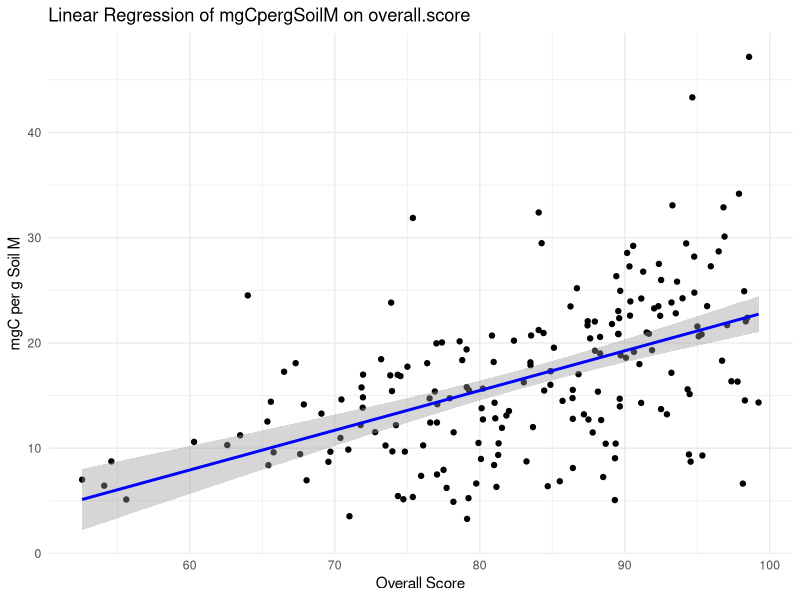
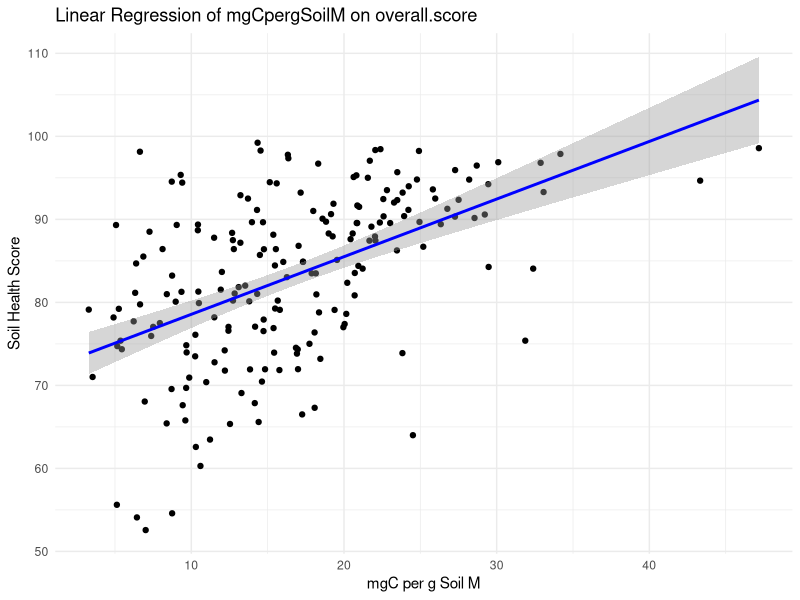
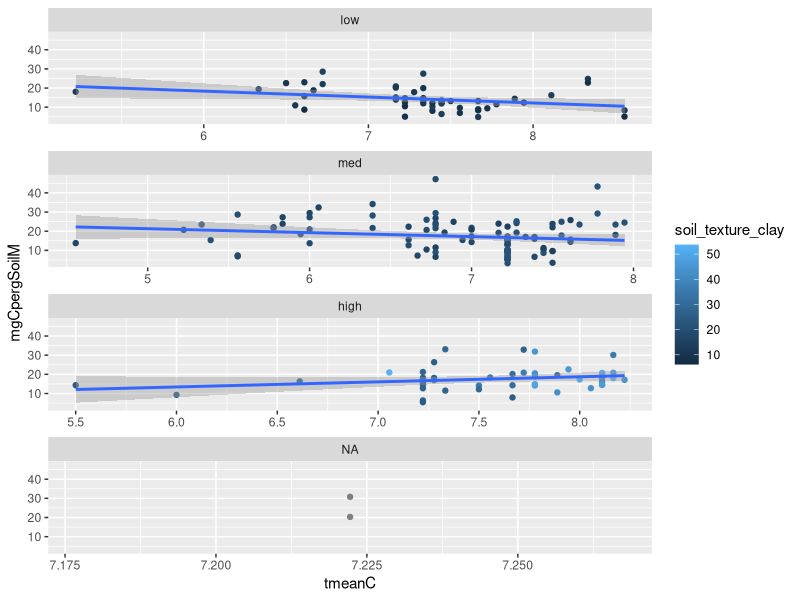
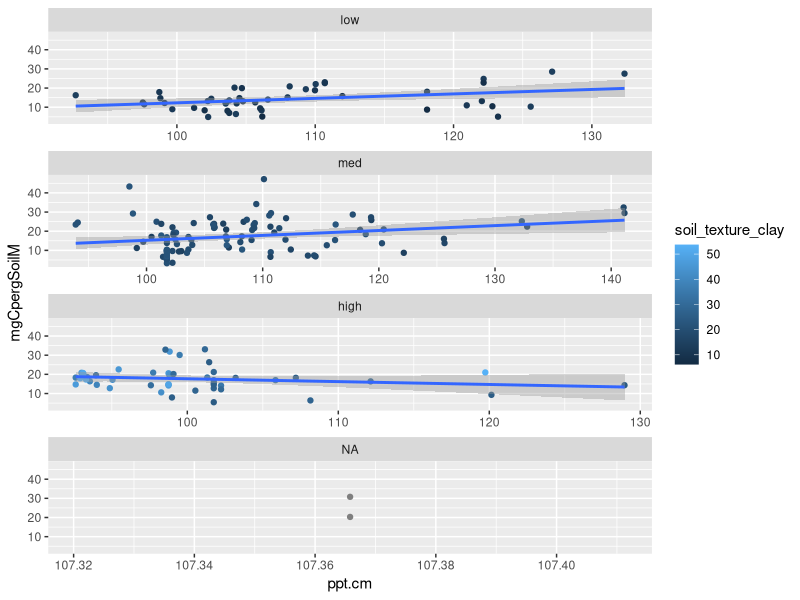
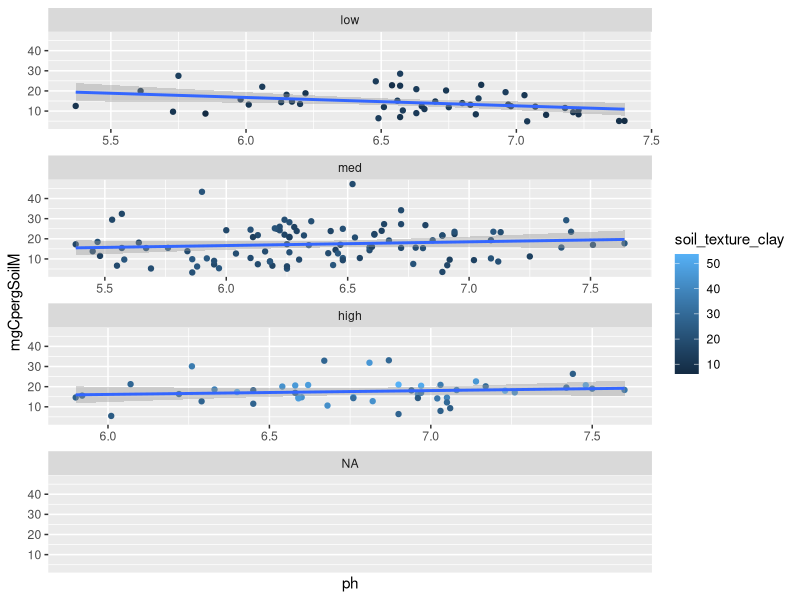
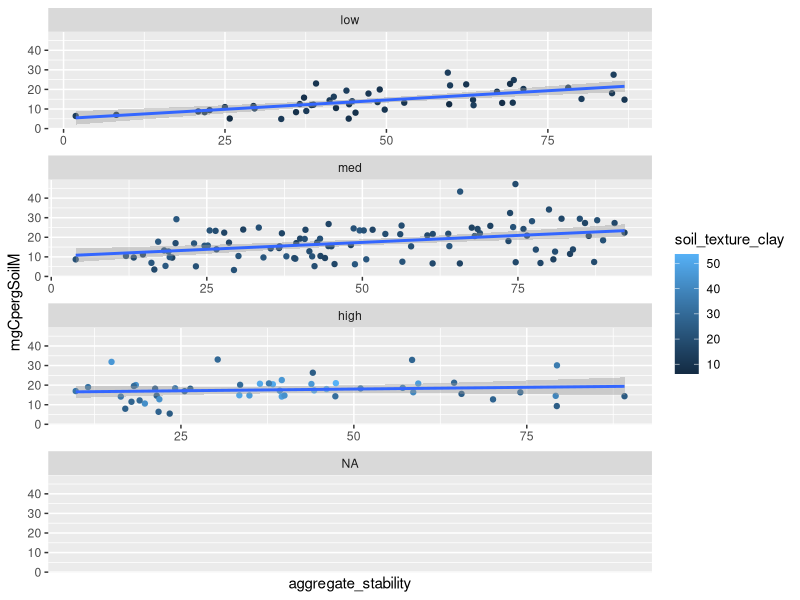
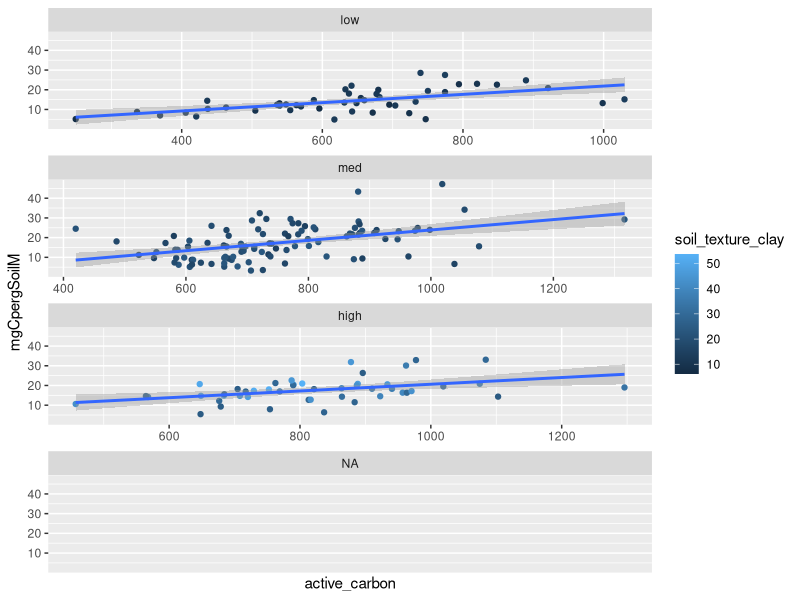
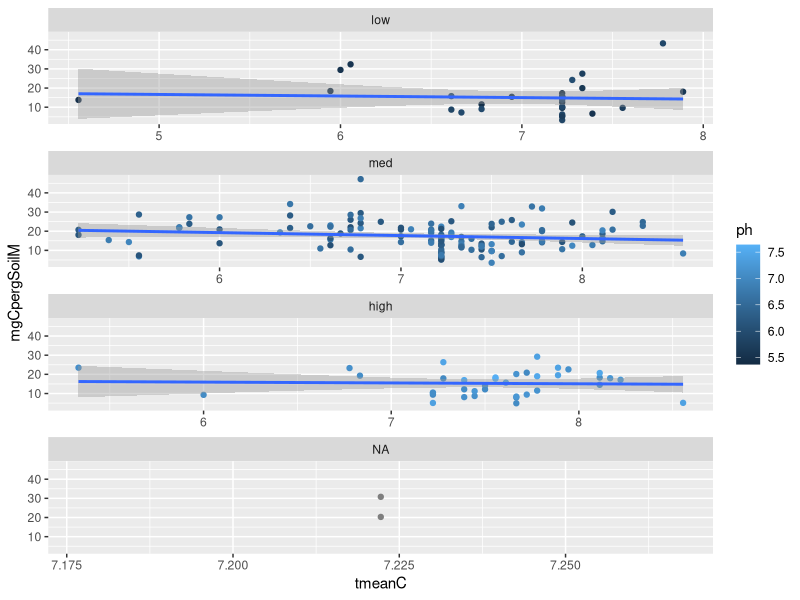

R code for these plots, in order: (Note: this script raises an error after producing the figures.)
#Analyzing data and Buildin models for response variable MgMAOM

#setwd("/Users/f003833/Documents/GitHub/FracFarmVT") #caitlin
setwd("C:/Users/F004SPC/Documents/GitHub/FracFarmVT") #erin

#load your libraries
library(tidyverse)
library(ggplot2)
library(dplyr)
library(corrplot)
library(nlme)
library(ggeffects)
library(emmeans)

##call in the analytical data
data <- read.csv("data.csv")
view(data)

#soil heath regression

# Perform linear regression
regression_model <- lm(mgCpergSoilM ~ overall.score, data = data)

# Summarize the regression model
summary(regression_model)

# Create a plot with the regression line
ggplot(data, aes(x = overall.score, y = mgCpergSoilM)) +
  geom_point() +
  geom_smooth(method = "lm", col = "blue") +
  labs(title = "Linear Regression of mgCpergSoilM on overall.score",
       x = "Overall Score",
       y = "mgC per g Soil M") +
  theme_minimal()



# Perform linear regression try it the other way, to see!
regression_model <- lm(overall.score ~ mgCpergSoilM, data = data)

# Summarize the regression model
summary(regression_model)

# Create a plot with the regression line
ggplot(data, aes(x = mgCpergSoilM, y = overall.score)) +
  geom_point() +
  geom_smooth(method = "lm", col = "blue") +
  labs(title = "Linear Regression of mgCpergSoilM on overall.score",
       x = "mgC per g Soil M",
       y = "Soil Health Score") +
  theme_minimal()







#First, graphically explore relationships 
#to look for interactions between independent variables that research shows could have interactions

summary(data$soil_texture_clay)
data <- data %>% 
  mutate(claycategory=cut(soil_texture_clay, breaks=c(-Inf, 14, 24, Inf), labels=c("low","med", "high")))
ggplot(data=data, aes(x=tmeanC, y=mgCpergSoilM, col=soil_texture_clay))+ 
  geom_point()+
  geom_smooth(method=lm)+
  facet_wrap(~ claycategory, ncol=1, scales="free_x")

data <- data %>% 
  mutate(claycategory=cut(soil_texture_clay, breaks=c(-Inf, 14, 24, Inf), labels=c("low","med", "high")))
ggplot(data=data, aes(x=ppt.cm, y=mgCpergSoilM, col=soil_texture_clay))+ 
  geom_point()+
  geom_smooth(method=lm)+
  facet_wrap(~ claycategory, ncol=1, scales="free_x")

data <- data %>% 
  mutate(claycategory=cut(soil_texture_clay, breaks=c(-Inf, 14, 24, Inf), labels=c("low","med", "high")))
ggplot(data=data, aes(x=ph, y=mgCpergSoilM, col=soil_texture_clay))+ 
  geom_point()+
  geom_smooth(method=lm)+
  facet_wrap(~ claycategory, ncol=1, scales="free_x")

data <- data %>% 
  mutate(claycategory=cut(soil_texture_clay, breaks=c(-Inf, 14, 24, Inf), labels=c("low","med", "high")))
ggplot(data=data, aes(x=aggregate_stability, y=mgCpergSoilM, col=soil_texture_clay))+ 
  geom_point()+
  geom_smooth(method=lm)+
  facet_wrap(~ claycategory, ncol=1, scales="free_x")

data <- data %>% 
  mutate(claycategory=cut(soil_texture_clay, breaks=c(-Inf, 14, 24, Inf), labels=c("low","med", "high")))
ggplot(data=data, aes(x=active_carbon, y=mgCpergSoilM, col=soil_texture_clay))+ 
  geom_point()+
  geom_smooth(method=lm)+
  facet_wrap(~ claycategory, ncol=1, scales="free_x")

#more interactions with ph
summary(data$ph)

data <- data %>% 
  mutate(phcategory=cut(ph, breaks=c(-Inf,6,7, Inf), labels=c("low","med","high")))
ggplot(data=data, aes(x=tmeanC, y=mgCpergSoilM, col=ph))+ 
  geom_point()+
  geom_smooth(method=lm)+
  facet_wrap(~ phcategory, ncol=1, scales="free_x")

data <- data %>% 
  mutate(phcategory=cut(ph, breaks=c(-Inf,6,7, Inf), labels=c("low","med","high")))
ggplot(data=data, aes(x=ppt.cm, y=mgCpergSoilM, col=ph))+ 
  geom_point()+
  geom_smooth(method=lm)+
  facet_wrap(~ phcategory, ncol=1, scales="free_x")

data <- data %>% 
  mutate(phcategory=cut(ph, breaks=c(-Inf,6,7, Inf), labels=c("low","med","high")))
ggplot(data=data, aes(x=aggregate_stability, y=mgCpergSoilM, col=ph))+ 
  geom_point()+
  geom_smooth(method=lm)+
  facet_wrap(~ phcategory, ncol=1, scales="free_x")

data <- data %>% 
  mutate(phcategory=cut(ph, breaks=c(-Inf,6,7, Inf), labels=c("low","med","high")))
ggplot(data=data, aes(x=soil_texture_clay, y=mgCpergSoilM, col=ph))+ 
  geom_point()+
  geom_smooth(method=lm)+
  facet_wrap(~ phcategory, ncol=1, scales="free_x")

data <- data %>% 
  mutate(phcategory=cut(ph, breaks=c(-Inf,6,7, Inf), labels=c("low","med","high")))
ggplot(data=data, aes(x=active_carbon, y=mgCpergSoilM, col=ph))+ 
  geom_point()+
  geom_smooth(method=lm)+
  facet_wrap(~ phcategory, ncol=1, scales="free_x")

#interactions with ppt
summary(data$ppt.cm)
data <- data %>% 
  mutate(pptcategory=cut(ppt.cm, breaks=c(-Inf,101.4, 110.0, Inf), labels=c("low","med","high")))
ggplot(data=data, aes(x=tmeanC, y=mgCpergSoilM, col=ppt.cm))+ 
  geom_point()+
  geom_smooth(method=lm)+
  facet_wrap(~ pptcategory, ncol=1, scales="free_x")


data <- data %>% 
  mutate(pptcategory=cut(ppt.cm, breaks=c(-Inf,101.4, 110.0, Inf), labels=c("low","med","high")))
ggplot(data=data, aes(x=aggregate_stability, y=mgCpergSoilM, col=ppt.cm))+ 
  geom_point()+
  geom_smooth(method=lm)+
  facet_wrap(~ pptcategory, ncol=1, scales="free_x")

summary(data$ppt.cm)
data <- data %>% 
  mutate(pptcategory=cut(ppt.cm, breaks=c(-Inf,101.4, 110.0, Inf), labels=c("low","med","high")))
ggplot(data=data, aes(x=tmeanC, y=mgCpergSoilM, col=ppt.cm))+ 
  geom_point()+
  geom_smooth(method=lm)+
  facet_wrap(~ pptcategory, ncol=1, scales="free_x")


data <- data %>% 
  mutate(pptcategory=cut(ppt.cm, breaks=c(-Inf,101.4, 110.0, Inf), labels=c("low","med","high")))
ggplot(data=data, aes(x=active_carbon, y=mgCpergSoilM, col=ppt.cm))+ 
  geom_point()+
  geom_smooth(method=lm)+
  facet_wrap(~ pptcategory, ncol=1, scales="free_x")

#interactions with aggregate stability
summary(data$aggregate_stability)
data <- data %>% 
  mutate(agStcategory=cut(aggregate_stability, breaks=c(-Inf,29.3, 65.6, Inf), labels=c("low","med","high")))
ggplot(data=data, aes(x=ph, y=mgCpergSoilM, col=aggregate_stability))+ 
  geom_point()+
  geom_smooth(method=lm)+
  facet_wrap(~ agStcategory, ncol=1, scales="free_x")

data <- data %>% 
  mutate(agStcategory=cut(aggregate_stability, breaks=c(-Inf,29.3, 65.6, Inf), labels=c("low","med","high")))
ggplot(data=data, aes(x=ppt.cm, y=mgCpergSoilM, col=aggregate_stability))+ 
  geom_point()+
  geom_smooth(method=lm)+
  facet_wrap(~ agStcategory, ncol=1, scales="free_x")

data <- data %>% 
  mutate(agStcategory=cut(aggregate_stability, breaks=c(-Inf,29.3, 65.6, Inf), labels=c("low","med","high")))
ggplot(data=data, aes(x=tmeanC, y=mgCpergSoilM, col=aggregate_stability))+ 
  geom_point()+
  geom_smooth(method=lm)+
  facet_wrap(~ agStcategory, ncol=1, scales="free_x")

data <- data %>% 
  mutate(agStcategory=cut(aggregate_stability, breaks=c(-Inf,29.3, 65.6, Inf), labels=c("low","med","high")))
ggplot(data=data, aes(x=soil_texture_clay, y=mgCpergSoilM, col=aggregate_stability))+ 
  geom_point()+
  geom_smooth(method=lm)+
  facet_wrap(~ agStcategory, ncol=1, scales="free_x")

data <- data %>% 
  mutate(agStcategory=cut(aggregate_stability, breaks=c(-Inf,29.3, 65.6, Inf), labels=c("low","med","high")))
ggplot(data=data, aes(x=active_carbon, y=mgCpergSoilM, col=aggregate_stability))+ 
  geom_point()+
  geom_smooth(method=lm)+
  facet_wrap(~ agStcategory, ncol=1, scales="free_x")

#tmeanC and active carbon
summary(data$tmeanC)

data <- data %>% 
  mutate(tmeanCcategory=cut(tmeanC, breaks=c(-Inf,6.8, 7.6, Inf), labels=c("low","med","high")))
ggplot(data=data, aes(x=active_carbon, y=mgCpergSoilM, col=tmeanC))+ 
  geom_point()+
  geom_smooth(method=lm)+
  facet_wrap(~ tmeanCcategory, ncol=1, scales="free_x")

#Models
#Correlation plot
library(corrplot)
cordata <- cor(data[,c("mgCpergSoilM","ph","ppt.cm","tmeanC","aggregate_stability","soil_texture_clay","active_carbon")], use="pairwise.complete.obs", method="pearson")
corrplot(cordata)
view(cordata)

##Linear Mixed Model for dependent variable (mgCpergSoilM)
#test without random effect, because only one value per field

m1 = gls(mgCpergSoilM ~ ppt.cm * soil_texture_clay * tmeanC + ppt.cm * tmeanC + 
           aggregate_stability * soil_texture_clay + 
           active_carbon + ph * soil_texture_clay, 
         data = data, 
         na.action = na.exclude, 
         method = "ML")
summary(m1)
anova(m1)

#check if variance structure improves the model (to test, both methods were set to REML)

m2 = gls(mgCpergSoilM ~ ppt.cm * soil_texture_clay * tmeanC + ppt.cm * tmeanC + 
           active_carbon + ph * soil_texture_clay + aggregate_stability, 
         data = data, 
         na.action = na.exclude, 
         method = "ML")
summary(m2)
anova(m2)


anova (m1,m2)

m3 = gls(mgCpergSoilM ~ ppt.cm * soil_texture_clay * tmeanC + ppt.cm * tmeanC + 
           active_carbon + aggregate_stability, 
         data = data, 
         na.action = na.exclude, 
         method = "ML")
summary(m3)
anova (m2,m3)
anova(m3)

#check assumptions, distribution of residuals

F_Final <- fitted(m3)
R_Final <- residuals(m3, type = "pearson", scaled = TRUE)
N = !is.na(data$mgCpergSoilM)
Rfull <- NA
Rfull[N] <- R_Final
op <- par(mfrow = c(2,2), mar = c(5,4,1,1))  
plot(F_Final, R_Final)
hist(Rfull)
plot(Rfull ~ data$aggregate_stability)
plot(Rfull ~ data$soil_texture_clay)
plot(Rfull ~ data$active_carbon)
plot(Rfull ~ data$tmeanC)
plot(Rfull ~ data$ppt.cm)
plot(Rfull ~ data$ph)
par(op)

#partial residuals to test that the relationship is linear
#do these for each of the significant predictors (do green and red lines match?)

op <- par(mfrow = c(2,2), mar = c(5,4,1,1)) #this makes it so all the graphs are plotted in the same window (a 2 x 2 grid)

ppt.cm.c <- summary(m3)$coefficients[2] #predictor coefficient
ppt.cm.pr <- Rfull + ppt.cm.c*data$ppt.cm  #Residuals + pred coef * predictor value
{scatter.smooth(data$ppt.cm, ppt.cm.pr, 
                lpars = list(col = "green", lwd = 3, lty = 3)) #residual loess
  abline(lm(ppt.cm.c*data$ppt.cm ~ data$ppt.cm), col = "red")} 

soil_texture_clay.c <- summary(m3)$coefficients[3] #predictor coefficient
soil_texture_clay.pr <- Rfull + soil_texture_clay.c*data$soil_texture_clay  #Residuals + pred coef * predictor value
{scatter.smooth(data$soil_texture_clay, soil_texture_clay.pr, 
                lpars = list(col = "green", lwd = 3, lty = 3)) #residual loess
  abline(lm(soil_texture_clay.c*data$soil_texture_clay ~ data$soil_texture_clay), col = "red")} 

aggregate_stability.c <- summary(m3)$coefficients[5] #predictor coefficient
aggregate_stability.pr <- Rfull + aggregate_stability.c*data$aggregate_stability  #Residuals + pred coef * predictor value
{scatter.smooth(data$aggregate_stability, aggregate_stability.pr, 
                lpars = list(col = "green", lwd = 3, lty = 3)) #residual loess
  abline(lm(aggregate_stability.c*data$aggregate_stability ~ data$aggregate_stability), col = "red")} 

active_carbon.c <- summary(m3)$coefficients[6] #predictor coefficient
active_carbon.pr <- Rfull + active_carbon.c*data$active_carbon  #Residuals + pred coef * predictor value
{scatter.smooth(data$active_carbon, active_carbon.pr, 
                lpars = list(col = "green", lwd = 3, lty = 3)) #residual loess
  abline(lm(active_carbon.c*data$active_carbon ~ data$active_carbon), col = "red")} 

tmeanC.c <- summary(m3)$coefficients[6] #predictor coefficient
tmeanC.pr <- Rfull + tmeanC.c*data$tmeanC  #Residuals + pred coef * predictor value
{scatter.smooth(data$tmeanC, tmeanC.pr, 
                lpars = list(col = "green", lwd = 3, lty = 3)) #residual loess
  abline(lm(tmeanC.c*data$tmeanC ~ data$tmeanC), col = "red")} 

par(op)

#Visualize significant relationships

#own_theme below sets ggplot parameters for how plots should look. 
own_theme <- theme_bw(base_size = 11) +
  theme(rect = element_blank(),
        axis.ticks = element_line(color = "black"),
        axis.text = element_text(color = "black"),
        axis.line = element_line(color = "black"),
        panel.grid.minor = element_blank())

#for aggregate stability
pred_aggregate_stability <- ggpredict(m3, terms = c("aggregate_stability"))

mgMAOM_aggregate_stability <-data %>% 
  ggplot() +
  geom_point(aes(x = aggregate_stability, y = mgCpergSoilM), #plot your data
             size = 1.5, alpha = 0.5) +
  geom_line(pred_aggregate_stability, mapping = aes(x=x, y=predicted), #plot the model's prediction (based on linear )
            lwd = 1) +
  own_theme+
  theme(legend.position = "none") +
  scale_y_continuous(expression("mg C in MAOM per g soil"))+
  scale_x_continuous(expression("Aggregate Stability"),
              label = scales::comma) 
mgMAOM_aggregate_stability
ggsave("mgMAOM_aggregate_stability.jpeg", width = 4, height = 3)
                   
#for active_carbon
pred_active_carbon <- ggpredict(m3, terms = c("active_carbon"))

mgMAOM_active_carbon <-data %>% 
          ggplot() +
          geom_point(aes(x = active_carbon, y = mgCpergSoilM), #plot your data
                                size = 1.5, alpha = 0.5) +
          geom_line(pred_active_carbon, mapping = aes(x=x, y=predicted), #plot the model's prediction (based on linear )
                               lwd = 1) +
          own_theme+
        theme(legend.position = "none") +
                     scale_y_continuous(expression("mg C in MAOM per g soil"))+
                     scale_x_continuous(expression("active carbon"),
                                        label = scales::comma) 
                   mgMAOM_active_carbon
ggsave("mgMAOM_active_carbon.jpeg", width = 4, height = 3)
                   
#for 3 way interaction of tmean, ppt, and texture

summary(data$soil_texture_clay)
summary(data$ppt.cm)
pred_3way <- ggpredict(m3, terms = c("tmeanC","ppt.cm[101,110]", 
  "soil_texture_clay[10, 32]"))

pred_3way$ppt_group <- pred_3way$group
levels(pred_3way$ppt_group) <- c("low (92-104)",  
                                   "high (104-142)")
pred_3way$clay_facet <- pred_3way$facet
levels(pred_3way$clay_facet) <- c("low clay (6-19%)",  
                                   "high clay (19-54%)")

data <- data %>%
  drop_na(ppt.cm) %>% 
  drop_na(soil_texture_clay) %>% 
  dplyr::mutate(ppt_group = cut(ppt.cm, breaks = c(92,104,142)),
                clay_facet = cut(soil_texture_clay, breaks = c(6,19,54)))

levels(data$ppt_group) <- c("low (92-104)",  
                            "high (104-142)")
 
levels(data$clay_facet) <- c("low clay (6-19%)",  
                                   "high clay (19-54%)")

mgMAOM_3way <-data %>% 
   ggplot() +
   geom_point(aes(x = tmeanC, y = mgCpergSoilM, col = ppt_group), #plot your data
              size = 1.5, alpha = 0.5) +
   geom_line(pred_3way, mapping = aes(x=x, y=predicted, col = ppt_group), #plot the model's prediction (based on linear )
             lwd = 1) +
   facet_wrap(~clay_facet) +
   own_theme+
   #theme(legend.position = "none") +
   scale_y_continuous(expression(paste("mg MAOM C g"^-1,"soil"))) +
   scale_x_continuous(expression("Mean Annual Temperature (°C)"),
                      label = scales::comma) +
   guides(col=guide_legend(title="MAP (cm)")) +
   scale_color_manual(values = c("lightblue", "blue")) # adjust colors if needed
 
mgMAOM_3way
ggsave("mgMAOM_3way.jpeg", width = 6.5, height = 3)
 
#get slope for the lines in the 3 way 
mylist<- list(ppt.cm=c(101,110),soil_texture_clay=c(10,32))
  
emtrends(m3,pairwise~ppt.cm*soil_texture_clay,var="tmeanC", at=mylist)                
                   
   #analyze data by field type. group by and color by field type this code is in progress
    #exploration
                   mgMAOM_active_carbonbyField <-data %>% 
                     ggplot() +
                     geom_point(aes(x = active_carbon, y = mgCpergSoilM, color=Type.x), 
                                size = 1.5, alpha = 0.5) +
                     #geom_smooth() +
                     own_theme+
                     #theme(legend.position = "none") +
                     scale_y_continuous(expression("mg C in MAOM per g soil"))+
                     scale_x_continuous(expression("active_carbon"),
                                        label = scales::comma) 
                   mgMAOM_active_carbonbyField
                   ggsave("mgMAOM_active_carbonbyField.jpeg", width = 4, height = 3)
                   
                   mgMAOM_agg_stability_byField <-data %>% 
                     ggplot() +
                     geom_point(aes(x = aggregate_stability, y = mgCpergSoilM, color=Type.x), 
                                size = 1.5, alpha = 0.5) +
                     #geom_smooth() +
                     own_theme+
                     #theme(legend.position = "none") +
                     scale_y_continuous(expression("mg C in MAOM per g soil"))+
                     scale_x_continuous(expression("aggregrate stability"),
                                        label = scales::comma) 
                   mgMAOM_agg_stability_byField
                   ggsave("mgMAOM_aggregrate_stability_byField.jpeg", width = 4, height = 3)
            
                   
                   # Define the rsquared_gls function for model m3
                   rsquared_gls_m3 <- function(model) {
                     # Extract fitted values
                     fitted_values <- fitted(model)
                     
                     # Extract response variable name
                     response_variable <- as.character(formula(model)[[2]])
                     
                     # Extract response values from the original dataset used in the model fitting
                     response_values <- model$data[[response_variable]]
                     
                     # Ensure the response variable is numeric
                     if (!is.numeric(response_values)) {
                       response_values <- as.numeric(as.character(response_values))
                     }
                     
                     # Debugging: Print initial response values and fitted values
                     cat("Initial response values:\n")
                     print(response_values)
                     cat("Fitted values:\n")
                     print(fitted_values)
                     
                     # Ensure no NA values are in the response values or fitted values
                     valid_indices <- !is.na(response_values) & !is.na(fitted_values)
                     response_values <- response_values[valid_indices]
                     fitted_values <- fitted_values[valid_indices]
                     
                     # Debugging: Print cleaned response values and fitted values
                     cat("Cleaned response values:\n")
                     print(response_values)
                     cat("Fitted values:\n")
                     print(fitted_values)
                     
                     # Verify lengths of response values and fitted values
                     if (length(response_values) != length(fitted_values)) {
                       stop("Length mismatch between response values and fitted values")
                     }
                     
                     # Calculate residuals
                     residuals <- response_values - fitted_values
                     
                     # Calculate the sum of squared residuals
                     ss_res <- sum(residuals^2)
                     
                     # Calculate the total sum of squares
                     ss_tot <- sum((response_values - mean(response_values))^2)
                     
                     # Debugging: Print sum of squared residuals and total sum of squares
                     cat("SS_res:", ss_res, "\n")
                     cat("SS_tot:", ss_tot, "\n")
                     
                     # Check for zero variance in response values
                     if (ss_tot == 0) {
                       warning("Total sum of squares is zero, resulting in NaN R-squared")
                       return(NaN)
                     }
                     
                     # Calculate R-squared
                     rsq <- 1 - (ss_res / ss_tot)
                     
                     return(rsq)
                   }
                   
                   # Calculate and print R-squared for model m3
                   rsquared_value_m3 <- rsquared_gls_m3(m3)
                   print(rsquared_value_m3)
                   
                   
